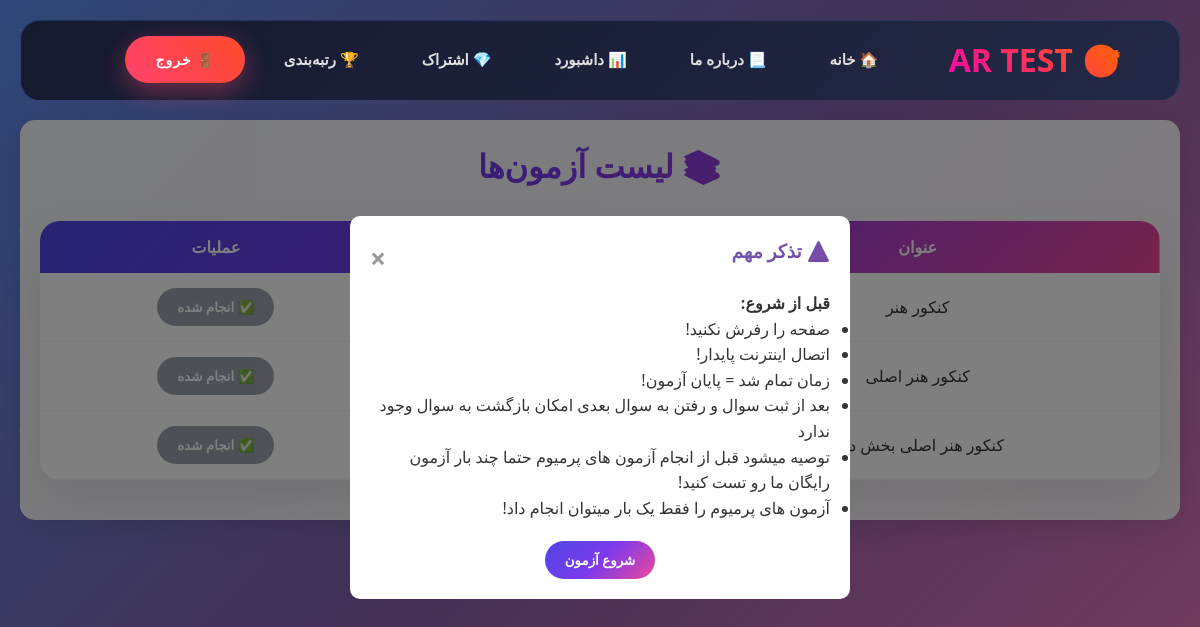
The app's page /quizzes/ (signed in), older data.
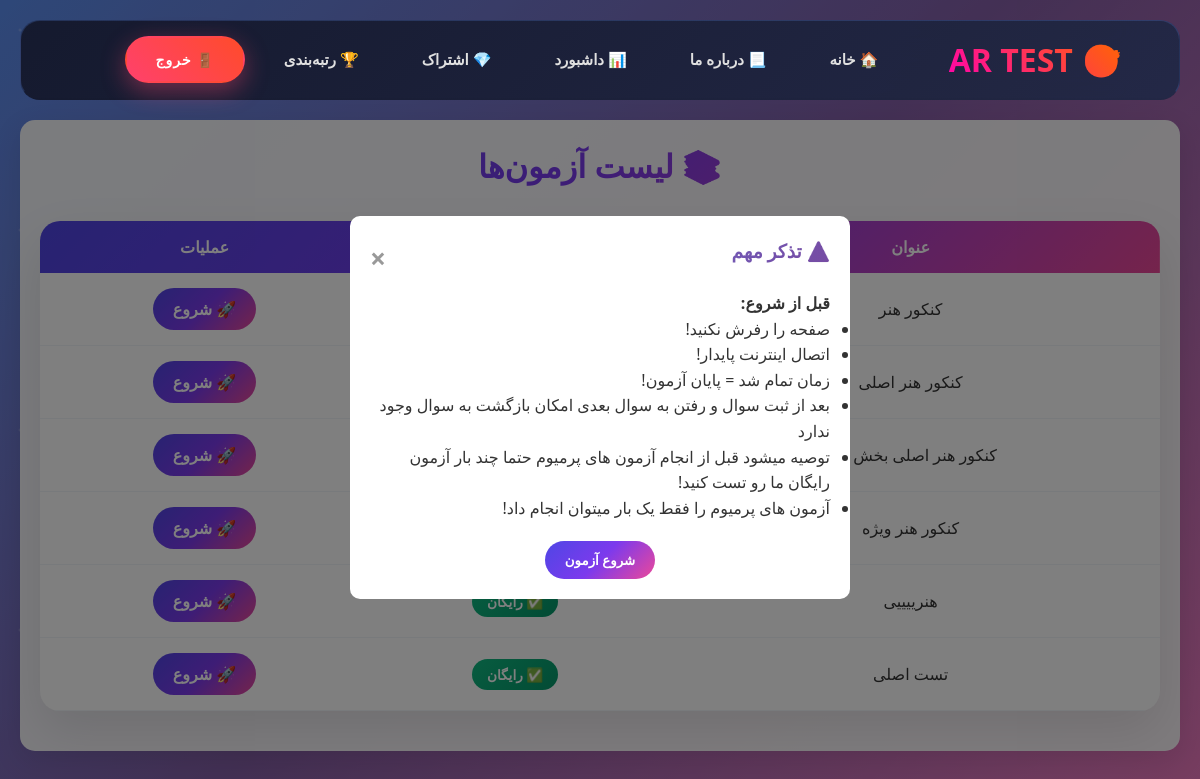
The same page, newer data.
### quizzes/models.py (models this page shows, shortened)
class Quiz(models.Model):
    title = models.CharField(max_length=200, verbose_name="عنوان آزمون")
    description = models.TextField(verbose_name="توضیحات آزمون", blank=True, null=True)
    is_premium = models.BooleanField(default=False, verbose_name="آزمون ویژه است؟")
    duration_minutes = models.PositiveIntegerField(default=30)
    is_active = models.BooleanField(default=True, verbose_name="آزمون فعال باشد؟")
    created_at = models.DateTimeField(default=timezone.now, verbose_name="تاریخ ایجاد")
    class Meta:
        verbose_name = "آزمون"
        verbose_name_plural = "آزمون‌ها"

### quizzes/views.py (the view)
# urls.py: path('quizzes/', views.quiz_list_view, name='quiz_list'),
@login_required(login_url='accounts:login')
def quiz_list_view(request):
    quizzes = Quiz.objects.filter(is_active=True)
    user_attempts = QuizAttempt.objects.filter(user=request.user, is_completed=True)
    completed_quiz_ids = user_attempts.values_list('quiz_id', flat=True)
    has_subscription = False
    try:
        subscription = request.user.subscription
        subscription.check_status()
        has_subscription = subscription.is_active
    except Subscription.DoesNotExist:
        has_subscription = False
    return render(request, 'quizzes/quiz_list.html', {
        'quizzes': quizzes,
        'completed_quiz_ids': completed_quiz_ids,
        'has_subscription': has_subscription,  # ✅ ارسال به template
        'page_title': 'لیست آزمون‌ها'
    })

### accounts/models.py (called while the page is built)
    def check_status(self):
            now = timezone.now()
            status_changed = False
            if self.end_date and now > self.end_date:
                if self.status != 'منقضی':
                    self.is_active = False
                    self.status = 'منقضی'
                    status_changed = True
            elif self.end_date and now <= self.end_date:
                if self.status != 'فعال':
                    self.is_active = True
                    self.status = 'فعال'
                    status_changed = True
            else: # No end_date or not set yet
                if self.status != 'ندارد':
                    self.is_active = False
                    self.status = 'ندارد'
                    status_changed = True
            return status_changed

### quizzes/templates/quizzes/quiz_list.html (shortened to what this page needs)
{% extends 'base.html' %}
{% load static %}
{% block content %}
<div id="exam-modal" class="modal">
    <div class="modal-content">
        <span class="close-button">×</span>
        <h3>⚠️ تذکر مهم</h3>
        <p><strong>قبل از شروع:</strong></p>
        <ul style="line-height: 1.6;">
            <li>صفحه را رفرش نکنید!</li>
            <li>اتصال اینترنت پایدار!</li>
            <li>زمان تمام شد = پایان آزمون!</li>
            <li>بعد از ثبت سوال و رفتن به سوال بعدی امکان بازگشت به سوال وجود ندارد</li>
            <li>توصیه میشود قبل از انجام آزمون های پرمیوم حتما چند بار آزمون رایگان ما رو تست کنید!</li>
            <li>آزمون های پرمیوم را فقط یک بار میتوان انجام داد!</li>
        </ul>
        <div style="text-align: center; margin-top: 20px;">
            <button id="start-exam" class="start-quiz-btn">شروع آزمون</button>
        </div>
    </div>
</div>
<div class="dashboard-container">
    <h2>📚 لیست آزمون‌ها</h2>
    {% if quizzes %}
    <table>
        <thead>
            <tr>
                <th>عنوان</th>
                <th>نوع</th>
                <th>عملیات</th>
            </tr>
        </thead>
        <tbody>
            {% for quiz in quizzes %}
            <tr>
                <td>{{ quiz.title }}</td>
                <td>
                    {% if quiz.is_premium %}
                        <span class="premium-badge premium">🔒 پرمیوم</span>
                    {% else %}
                        <span class="premium-badge free">✅ رایگان</span>
                    {% endif %}
                </td>
                <td>
                    {% if quiz.id in completed_quiz_ids %}
                        <button disabled class="start-quiz-btn">✅ انجام شده</button>
                    {% elif quiz.is_premium and not has_subscription %}
                        <a href="{% url 'subscribe' %}" class="start-quiz-btn premium-lock">
                            🔒 خرید اشتراک
                        </a>
                    {% else %}
                        <a href="{% url 'start_quiz' quiz.id %}" class="start-quiz-btn">
                            🚀 شروع
                        </a>
                    {% endif %}
                </td>
            </tr>
            {% endfor %}
        </tbody>
    </table>
    {% else %}
    <div style="text-align:center; padding:40px; color:#6b7280;">
        <div style="font-size:3rem;">📭</div>
        <h3>هیچ آزمونی نیست!</h3>
    </div>
    {% endif %}
</div>
{% endblock %}

Row changes from the older to the newer data that the page shows:
computed for Quiz "کنکور هنر": text "✅ انجام شده" → "🚀 شروع"
computed for Quiz "کنکور هنر اصلی": text "✅ انجام شده" → "🚀 شروع"
computed for Quiz "کنکور هنر اصلی بخش دوم": text "✅ انجام شده" → "🚀 شروع"
now on this page (row edited): Quiz: title "کنکور هنر ویژه", is_premium "🚀 شروع"
added Quiz: title "هنرییییی", is_premium "✅ رایگان"
added Quiz: title "تست اصلی", is_premium "✅ رایگان"
